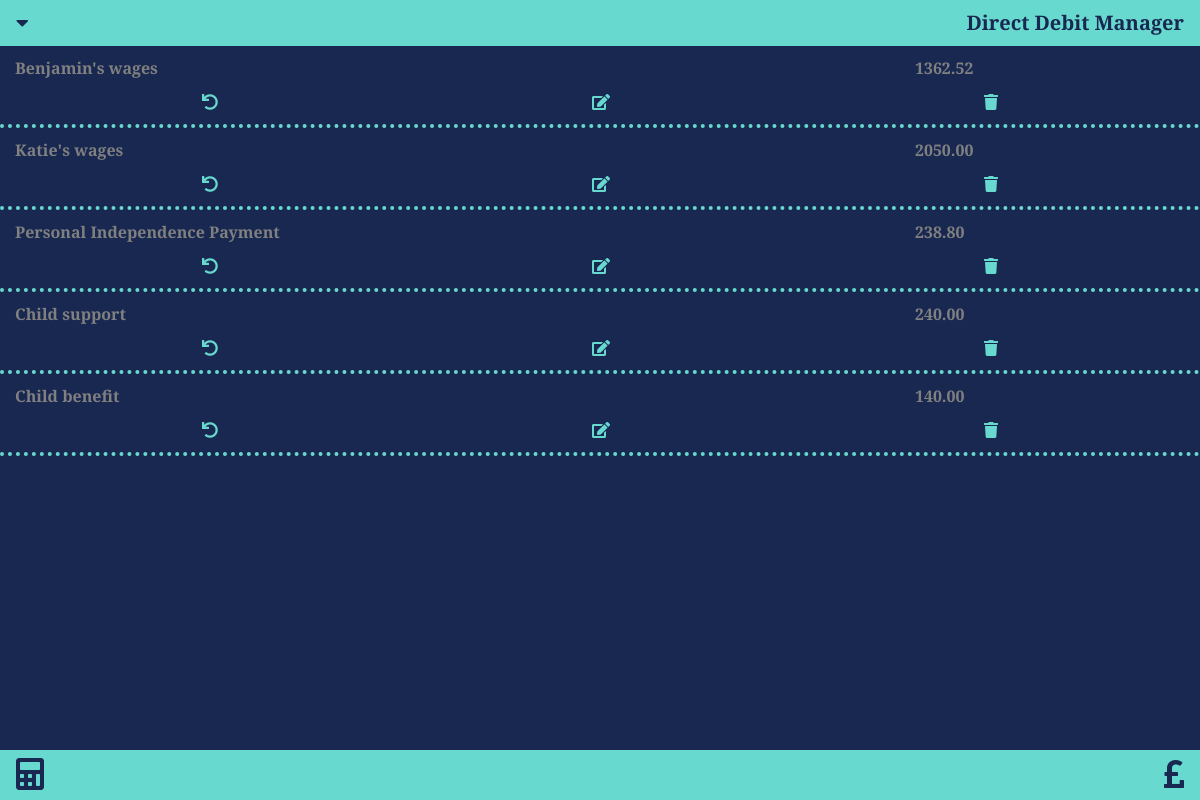
/monthly_income_list, run on an earlier commit of the app's database.
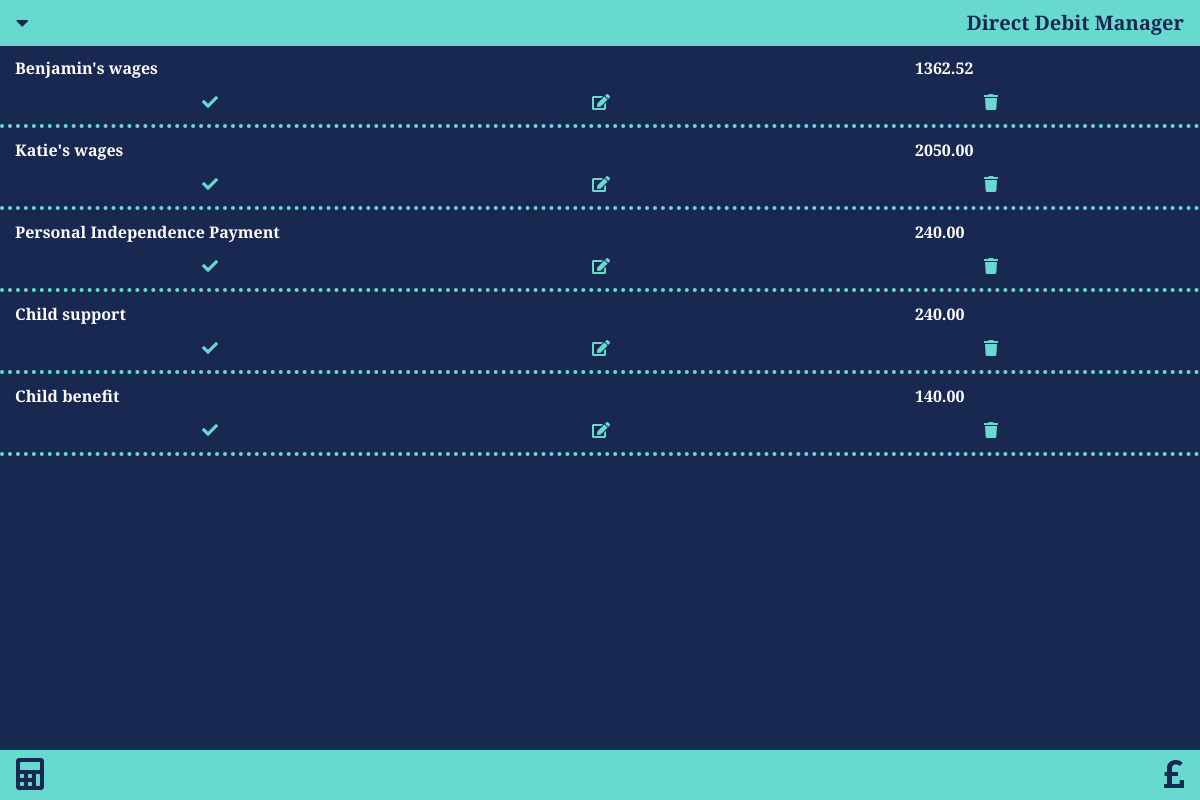
And on a later commit of the database.
### monthly_budget/models.py (models this page shows, shortened)
class Income(models.Model):
    income_stream = models.CharField(max_length=50, null=False, blank=False)
    income_amount = models.DecimalField(max_digits=6, decimal_places=2, null=False, blank=False)
    has_recieved = models.BooleanField(null=False, blank=False, default=True)

### monthly_budget/views.py (the view)
# urls.py: path('monthly_income_list', views.get_monthly_income_list, name='get_monthly_income_list'),
def get_monthly_income_list(request):
    payments = Payment.objects.all().order_by('payment_date')
    incomes = Income.objects.all()
    balances = Balance.objects.all()
    sumOfPayments = payments.aggregate(Sum('instalment_amount'))['instalment_amount__sum']
    sumOfIncome = incomes.aggregate(Sum('income_amount'))['income_amount__sum']
    remainingMonthlyPaymentsTotal = payments.filter(has_paid=False).aggregate(Sum('instalment_amount'))['instalment_amount__sum']
    remainingMonthlyPaymentsJoint = payments.filter(has_paid=False, payment_account='Starling (Joint)').aggregate(Sum('instalment_amount'))['instalment_amount__sum']
    remainingMonthlyPaymentsBen = payments.filter(has_paid=False, payment_account='Starling (Ben personal)').aggregate(Sum('instalment_amount'))['instalment_amount__sum']
    differenceBetweenIncomeAndPayments = sumOfIncome - sumOfPayments
    jointAccountBalance = balances.aggregate(Sum('joint_account_balance'))['joint_account_balance__sum']
    personalAccountBalance = balances.aggregate(Sum('personal_account_balance'))['personal_account_balance__sum']
    jointAccountRequirement = jointAccountBalance - remainingMonthlyPaymentsJoint
    personalAccountRequirement = personalAccountBalance - remainingMonthlyPaymentsBen
    context = {
        'payments': payments,
        'balances': balances,
        'incomes': incomes,
        'sumOfPayments': sumOfPayments,
        'sumOfIncome': sumOfIncome,
        'personalAccountRequirement': personalAccountRequirement,
        'jointAccountRequirement': jointAccountRequirement,
        'differenceBetweenIncomeAndPayments': differenceBetweenIncomeAndPayments,
        'remainingMonthlyPaymentsTotal': remainingMonthlyPaymentsTotal,
        'remainingMonthlyPaymentsJoint': remainingMonthlyPaymentsJoint,
        'remainingMonthlyPaymentsBen': remainingMonthlyPaymentsBen
    }
    return render(request, 'monthly_budget/monthly_income_list.html', context)

### monthly_budget/templates/monthly_budget/monthly_income_list.html (shortened to what this page needs)
{% extends "base.html" %}
{% block content %}
{% for income in incomes %}
<div class="row payment-details">
       {% if income.has_recieved %}
    <div class="col-9 payment-detail-boxes payment-made">
        {{ income.income_stream }}
    </div>
    {% else %}
    <div class="col-9 payment-detail-boxes">
        {{ income.income_stream }}
    </div>
    {% endif %}
    {% if income.has_recieved %}
    <div class="col-3 payment-detail-boxes payment-made">
        {{ income.income_amount }}
    </div>
    {% else %}
    <div class="col-3 payment-detail-boxes">
        {{ income.income_amount }}
    </div>
    {% endif %}
</div>
<div class="row payment-options">
    <div class="col payment-options-btn-box">
        <a href="/has_recieved/{{ income.id }}">
            {% if income.has_recieved %}
            <i class="fas fa-undo colour-true"></i>
            {% else %}
            <i class="fas fa-check colour-true"></i>
            {% endif %}
        </a>
        <a href="/edit_income/{{ income.id }}">
            <i class="fas fa-edit colour-true"></i>
        </a>
        <a class="" data-toggle="modal" data-target="#deleteIncomeModal-{{ income.income_stream }}">
            <i class="fas fa-trash colour-true"></i>
        </a>
    </div>
</div>
{% empty %}
<tr>
    <td>There is no household income.</td>
</tr>
{% endfor %}
{% endblock %}

### monthly_budget/templates/base.html (shortened to what this page needs)
<!DOCTYPE html>
{% load static %}
<link rel="stylesheet" type="text/css" href="{% static '/monthly_budget/style.css' %}">
<html lang="en">
<head>
    <link rel="stylesheet" href="https://maxcdn.bootstrapcdn.com/bootstrap/4.0.0/css/bootstrap.min.css">
    <link rel="stylesheet" href="https://use.fontawesome.com/releases/v5.12.1/css/all.css">
</head>
<body>
    {% include "monthly_budget/navbar.html" %}
    <div class="container-fluid">
    {% block content %}
    {% endblock %}
    </div>
    {% include "monthly_budget/footer.html" %}
</body>
</html>

### monthly_budget/templates/monthly_budget/navbar.html (shortened to what this page needs)
<nav class="navbar nav-expand-lg fixed-top navbar-page-title colour-reverse">
    <div class="dropdown navbar-dropdown">
        <a class="" href="#" id="dropdownMenuLink" data-toggle="dropdown" aria-haspopup="true" aria-expanded="false">
            <i class="fas fa-caret-down colour-reverse"></i>
        </a>
    </div>
    <a class="navbar-page-title colour-reverse" href="/"><strong class="colour-reverse">Direct Debit Manager</strong></a>
</nav>

### monthly_budget/templates/monthly_budget/footer.html (shortened to what this page needs)
<nav class="navbar fixed-bottom colour-reverse">
    <a class="" data-toggle="modal" data-target="#accountCalculatorModal">
        <i class="fas fa-calculator fa-2x colour-reverse"></i>
    </a>
    <a class="" data-toggle="modal" data-target="#incomeOutgoingsModal">
        <i class="fas fa-pound-sign fa-2x colour-reverse"></i>
    </a>
</nav>

### monthly_budget/static/monthly_budget/style.css (style rules this page uses)
* { background-color: #192851; color: white; font-family: 'Alegreya Sans', sans-serif; font-weight: bolder; }
.container-fluid { padding-top: 46px; padding-bottom: 51px; }
.colour-true { background-color: #192851 !important; color: #68D9CF !important; }
.colour-reverse { background-color: #68D9CF !important; color: #192851 !important; }
.dropdown { position: static !important; }
.navbar-page-title { font-size: 20px; }
.navbar-dropdown { background-color: #68D9CF !important; }
.payment-details { display: flex; align-items: center; padding-top: 10px; padding-bottom: 10px; }
.payment-detail-boxes { display: flex; align-items: center; justify-content: flex-start; }
.payment-options { border-bottom: 4px dotted #68D9CF; padding-bottom: 10px; }
.payment-options-btn-box { display: flex; justify-content: space-around; align-items: center; }

What changed in the data, as far as the page shows it:
changed Income "Benjamin's wages": has_recieved True → False (drawn)
changed Income "Katie's wages": has_recieved True → False (drawn)
changed Income "Personal Independence Payment": has_recieved True → False (drawn); income_amount "238.80" → "240.00"
changed Income "Child support": has_recieved True → False (drawn)
changed Income "Child benefit": has_recieved True → False (drawn)
